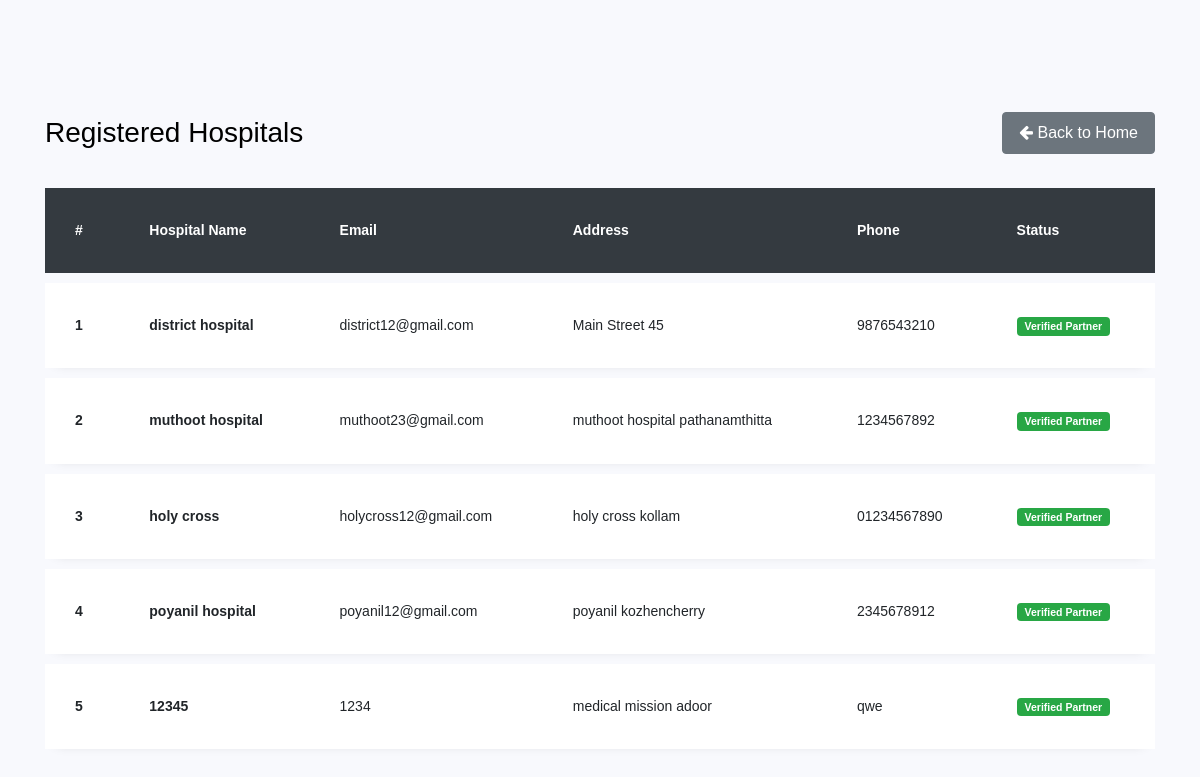
The app's page /hospitals/ with its own data.
### myapp/models.py (models this page shows, shortened)
class HOSPITALRegistrations(models.Model):
    hospitalname = models.CharField(max_length=50)
    username = models.CharField(max_length=50,null=True)
    address= models.CharField(max_length=50)
    emailid=models.EmailField()
    phonenumber = models.CharField(max_length=50)
    password= models.CharField(max_length=50)
    rights = models.CharField(max_length=35,default='New Hospital')

### myapp/views.py (the view)
# urls.py: path("hospitals/", views.hospitals, name="hospitals"),
def hospitals(request):
    hos = HOSPITALRegistrations.objects.filter(rights='Hospital')
    return render(request, "hospitals.html", {'hos': hos})

### myapp/templates/hospitals.html (shortened to what this page needs)
<!doctype html>
{% load static %}
<html lang="en">
  <head>
	<link rel="stylesheet" href="https://stackpath.bootstrapcdn.com/font-awesome/4.7.0/css/font-awesome.min.css">
	<link rel="stylesheet" href="{% static 'newhospital/css/style.css' %}">
	</head>
	<body>
	<section class="ftco-section">
		<div class="container">
			<div class="row justify-content-between align-items-center mb-4">
				<div class="col-md-6">
					<h2 class="heading-section mb-0">Registered Hospitals</h2>
				</div>
				<div class="col-md-6 text-md-right mt-3 mt-md-0">
					{% if request.session.role == 'Admin' %}
					<a href="/adminp/" class="btn btn-secondary px-3 py-2"><i class="fa fa-arrow-left"></i> Back to Dashboard</a>
					{% elif request.session.role == 'User' %}
					<a href="/user/" class="btn btn-secondary px-3 py-2"><i class="fa fa-arrow-left"></i> Back to Dashboard</a>
					{% else %}
					<a href="/" class="btn btn-secondary px-3 py-2"><i class="fa fa-arrow-left"></i> Back to Home</a>
					{% endif %}
				</div>
			</div>
			<div class="row">
				<div class="col-md-12">
					<div class="table-wrap">
						<table class="table">
						  <thead class="thead-dark">
						    <tr>
						      <th>#</th>
						      <th>Hospital Name</th>
						      <th>Email</th>
						      <th>Address</th>
								<th>Phone</th>
								<th>Status</th>
						    </tr>
						  </thead>
						  <tbody>
						  {% for i in hos %}
						    <tr class="alert" role="alert">
						      <th scope="row">{{forloop.counter}}</th>
						      <td><strong>{{i.hospitalname}}</strong></td>
						      <td>{{i.emailid}}</td>
						      <td>{{i.address}}</td>
						      <td>{{i.phonenumber}}</td>
							  <td><span class="badge badge-success px-2 py-1" style="background:#28a745; color:#fff; border-radius:4px;">Verified Partner</span></td>
						    </tr>
						  {% empty %}
						    <tr>
						      <td colspan="6" class="text-center py-4 text-muted">No approved hospitals currently listed.</td>
						    </tr>
						  {% endfor %}
						  </tbody>
						</table>
					</div>
				</div>
			</div>
		</div>
	</section>
	</body>
</html>

### records on screen
HOSPITALRegistrations: hospitalname "district hospital", emailid "district12@gmail.com", address "Main Street 45", phonenumber "9876543210"
HOSPITALRegistrations: hospitalname "muthoot hospital", emailid "muthoot23@gmail.com", address "muthoot hospital pathanamthitta", phonenumber "1234567892"
HOSPITALRegistrations: hospitalname "holy cross", emailid "holycross12@gmail.com", address "holy cross kollam", phonenumber "01234567890"
HOSPITALRegistrations: hospitalname "poyanil hospital", emailid "poyanil12@gmail.com", address "poyanil kozhencherry", phonenumber "2345678912"
HOSPITALRegistrations: hospitalname "12345", emailid "1234", address "medical mission adoor", phonenumber "qwe"
